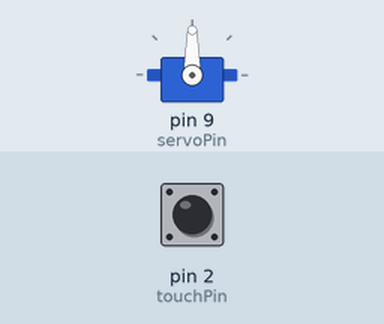
This sketch was run on a simulated Arduino Uno, built with avr-gcc and run on an emulated ATmega328P. Shown: servo. The inputs (shaded band) are chosen by the test bench; at power-on: pin 2 (touchPin) LOW.

Above: at 1.2 s.
1.3 s: pin 2 (touchPin) pulled HIGH for 0.15 s
At 1.7 s:
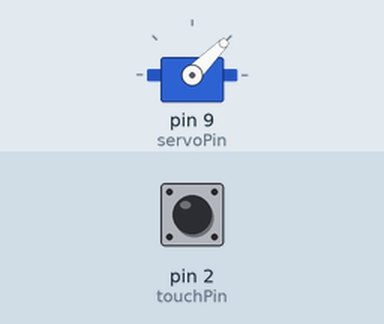
3.8 s: pin 2 (touchPin) pulled HIGH for 3.2 s
At 4.7 s:
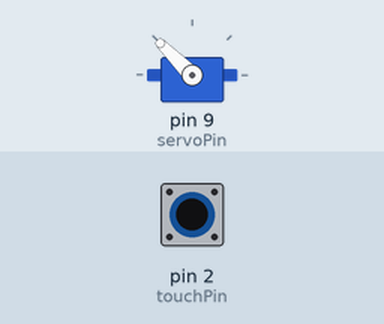
Timing chart, 0 to 9.3 s (numbered marks = the images above; inputs shaded):
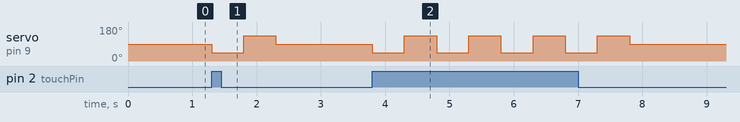

Measured:
- after the input at 1.3 s, servo on pin 9 (servoPin): 90° → 45° at once, → 135° 0.50 s later, → 90° 0.50 s later
- after the input at 3.8 s, servo on pin 9 (servoPin): 90° → 45° at once, then repeats every 1.0 s: 135° 0.50 s, 45° 0.50 s, until it stays 90° from 7.8 s

The sketch:

Touch_sensor_with_servo.ino
```cpp
#include <Servo.h>

Servo myServo; // Create a servo object
const int touchPin = 2; // Pin connected to the touch sensor
const int servoPin = 9; // Pin connected to the servo
bool touchState = false; // Variable to store the touch sensor state

void setup() {
  pinMode(touchPin, INPUT);
  myServo.attach(servoPin); // Attach servo to the defined pin
  myServo.write(90); // Start at the neutral position (90 degrees)
}

void loop() {
  touchState = digitalRead(touchPin); // Read the touch sensor state

  if (touchState == HIGH) {
    // If the touch sensor is touched
    myServo.write(45); // Rotate to 45 degrees
    delay(500); // Wait for 0.5 seconds
    myServo.write(135); // Rotate to 135 degrees
    delay(500); // Wait for 0.5 seconds
  } else {
    // If the touch sensor is not touched
    myServo.write(90); // Return to the neutral position
  }
}
```
